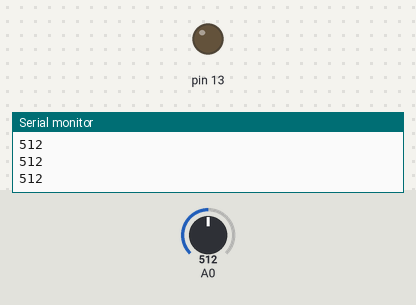
Simulated run of this sketch. Board: Arduino Uno, built with avr-gcc and run on an emulated ATmega328P. Shown: output pins drawn as LEDs (lit = HIGH), the last lines printed to the serial monitor. The test bench sets the inputs (shaded band); at power-on: A0 = 512.

Above: at 1.2 s.
1.3 s: A0 set to 522
At 2.5 s:
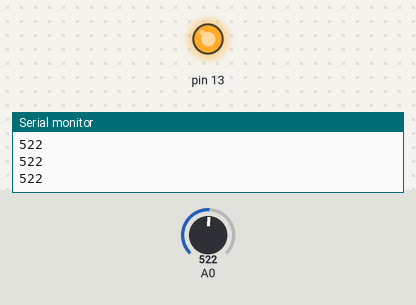
2.8 s: A0 set to 511
At 3.9 s:
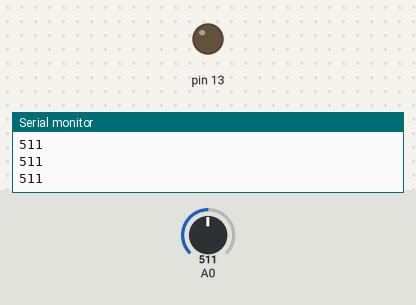
4.3 s: A0 set to 716
At 5.0 s:
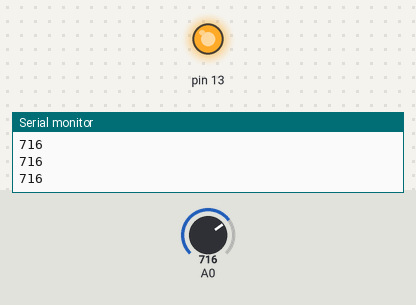
Timing chart, 0 to 7.3 s (numbered marks = the images above; inputs shaded):
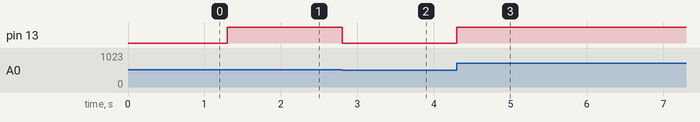

The sketch:

Exp2.ino
```cpp
void setup() {
  pinMode(A0, INPUT);
  Serial.begin(9600);
}

void loop() {
  Serial.println(analogRead(A0));
  analogWrite(13, map(analogRead(A0), 1, 1024, 1, 255));
}
```

Measured:
- the behaviour switches between 512 and 513 on A0 (found by bisection; images 0 and 1)
- after the input at 1.3 s, pin 13: LOW → HIGH at once
- after the input at 2.8 s, pin 13: HIGH → LOW at once
- after the input at 4.3 s, pin 13: LOW → HIGH at once
